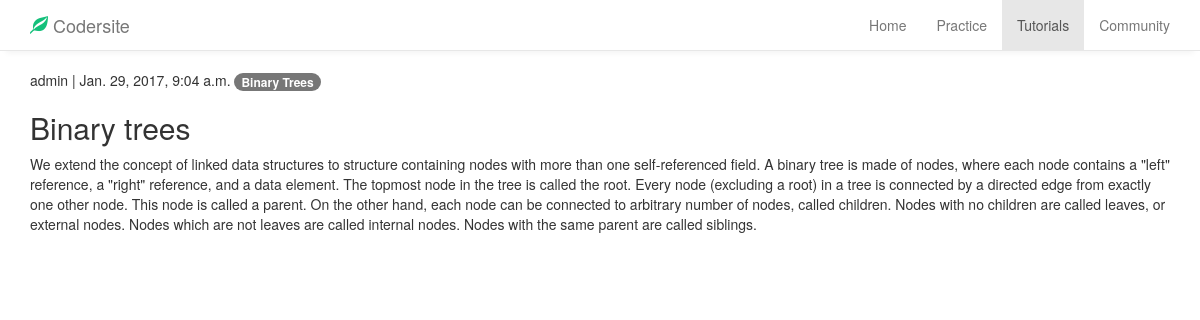
/articles/1/, run on the app's committed database.
### articles/models.py (models this page shows, shortened)
class Article(models.Model) :
    content = models.TextField(null = False)
    title = models.TextField(null = False)
    user = models.ForeignKey(User, default=True)
    date_added = models.DateTimeField(null = False, verbose_name = "date_added")
    category = models.ForeignKey(Category, related_name='%(class)s_requests_created')

### practice/models.py (models this page shows, shortened)
class Category(models.Model):
  name = models.TextField(max_length=100)

### articles/views.py (the view)
# urls.py: url(r'^(?P<pk>[0-9]+)/$', views.DetailView.as_view(), name='detail'),
class DetailView(generic.DetailView) :
    model = Article
    template_name = 'articles/article_detail.html'

### articles/templates/articles/article_detail.html (shortened to what this page needs)
{% extends 'base2.html' %}
{% load static %}
{% block content %}
<br>
<div class="container">
    {{article.user.username}} | {{article.date_added }} <span class="badge">{{article.category.name}}</span><br>
    <h2>{{ article.title }}</h2>
    <p>
        {{ article.content }}
    </p>
</div>
{% endblock %}

### static/css/mine.css (style rules this page uses)
body { padding-top: 50px; }

### data on the page
Article: user.username "admin", date_added "Jan. 29, 2017, 9:04 a.m.", category.name "Binary Trees", title "Binary trees", content "We extend the concept of linked data structures to structure containing nodes with more than one self-referenced field. A binary tree is made of nodes, where each node contains a \"left\" reference, a \"right\" reference, and a data element. The topmost node in the tree is called the root. Every node (excluding a root) in a tree is connected by a directed edge from exactly one other node. This node is called a parent. On the other hand, each node can be connected to arbitrary number of nodes, called children. Nodes with no children are called leaves, or external nodes. Nodes which are not leaves are called internal nodes. Nodes with the same parent are called siblings."
